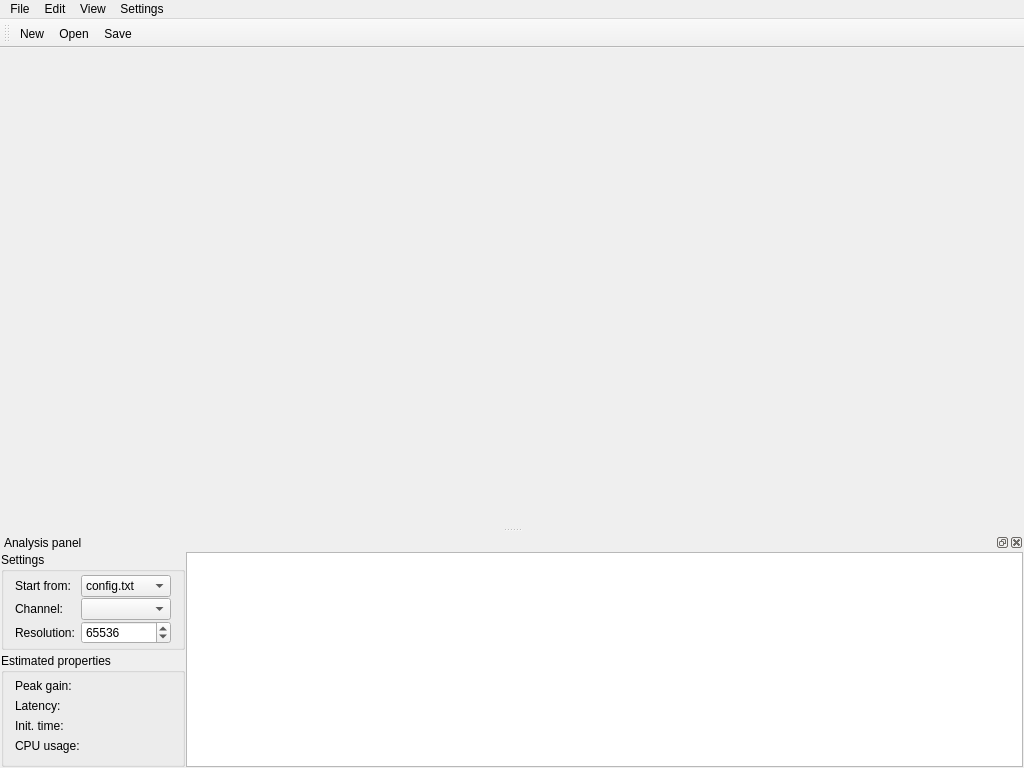
<?xml version="1.0" encoding="UTF-8"?>
<ui version="4.0">
 <class>MainWindow</class>
 <widget class="QMainWindow" name="MainWindow">
  <property name="geometry">
   <rect>
    <x>0</x>
    <y>0</y>
    <width>1024</width>
    <height>768</height>
   </rect>
  </property>
  <property name="windowTitle">
   <string notr="true"/>
  </property>
  <widget class="QWidget" name="centralWidget">
   <layout class="QGridLayout" name="gridLayout">
    <property name="leftMargin">
     <number>0</number>
    </property>
    <property name="topMargin">
     <number>0</number>
    </property>
    <property name="rightMargin">
     <number>0</number>
    </property>
    <property name="bottomMargin">
     <number>0</number>
    </property>
    <item row="0" column="0">
     <widget class="MiddleClickTabWidget" name="tabWidget">
      <property name="documentMode">
       <bool>true</bool>
      </property>
      <property name="tabsClosable">
       <bool>true</bool>
      </property>
      <property name="movable">
       <bool>true</bool>
      </property>
     </widget>
    </item>
   </layout>
  </widget>
  <widget class="QMenuBar" name="menuBar">
   <property name="geometry">
    <rect>
     <x>0</x>
     <y>0</y>
     <width>1024</width>
     <height>25</height>
    </rect>
   </property>
   <widget class="QMenu" name="menuFile">
    <property name="title">
     <string>File</string>
    </property>
    <addaction name="actionNew"/>
    <addaction name="actionOpen"/>
    <addaction name="actionSave"/>
    <addaction name="actionSaveAs"/>
    <addaction name="separator"/>
    <addaction name="separator"/>
    <addaction name="actionExit"/>
   </widget>
   <widget class="QMenu" name="menuEdit">
    <property name="title">
     <string>Edit</string>
    </property>
    <addaction name="actionCut"/>
    <addaction name="actionCopy"/>
    <addaction name="actionPaste"/>
    <addaction name="actionDelete"/>
    <addaction name="separator"/>
    <addaction name="actionSelectAll"/>
   </widget>
   <widget class="QMenu" name="menuView">
    <property name="title">
     <string>View</string>
    </property>
    <addaction name="actionToolbar"/>
    <addaction name="actionAnalysisPanel"/>
   </widget>
   <widget class="QMenu" name="menuSettings">
    <property name="title">
     <string>Settings</string>
    </property>
    <widget class="QMenu" name="menuLanguage">
     <property name="title">
      <string>Language</string>
     </property>
     <addaction name="separator"/>
    </widget>
    <addaction name="menuLanguage"/>
    <addaction name="separator"/>
    <addaction name="actionResetAllGlobalPreferences"/>
    <addaction name="actionResetAllFileSpecificPreferences"/>
   </widget>
   <addaction name="menuFile"/>
   <addaction name="menuEdit"/>
   <addaction name="menuView"/>
   <addaction name="menuSettings"/>
  </widget>
  <widget class="QToolBar" name="mainToolBar">
   <property name="windowTitle">
    <string>Toolbar</string>
   </property>
   <attribute name="toolBarArea">
    <enum>TopToolBarArea</enum>
   </attribute>
   <attribute name="toolBarBreak">
    <bool>false</bool>
   </attribute>
   <addaction name="actionNew"/>
   <addaction name="actionOpen"/>
   <addaction name="actionSave"/>
  </widget>
  <widget class="QDockWidget" name="analysisDockWidget">
   <property name="windowTitle">
    <string>Analysis panel</string>
   </property>
   <attribute name="dockWidgetArea">
    <number>8</number>
   </attribute>
   <widget class="QWidget" name="dockWidgetContents">
    <layout class="QGridLayout" name="gridLayout_2">
     <property name="leftMargin">
      <number>1</number>
     </property>
     <property name="topMargin">
      <number>0</number>
     </property>
     <property name="rightMargin">
      <number>1</number>
     </property>
     <property name="bottomMargin">
      <number>1</number>
     </property>
     <property name="horizontalSpacing">
      <number>1</number>
     </property>
     <property name="verticalSpacing">
      <number>3</number>
     </property>
     <item row="0" column="0">
      <widget class="QGroupBox" name="groupBox">
       <property name="title">
        <string>Settings</string>
       </property>
       <layout class="QGridLayout" name="gridLayout_3">
        <property name="topMargin">
         <number>3</number>
        </property>
        <property name="bottomMargin">
         <number>3</number>
        </property>
        <property name="verticalSpacing">
         <number>1</number>
        </property>
        <item row="3" column="0">
         <widget class="QLabel" name="resolutionLabel">
          <property name="text">
           <string>Resolution:</string>
          </property>
         </widget>
        </item>
        <item row="2" column="0">
         <widget class="QLabel" name="analysisChannelLabel">
          <property name="text">
           <string>Channel:</string>
          </property>
         </widget>
        </item>
        <item row="2" column="1">
         <widget class="QComboBox" name="analysisChannelComboBox"/>
        </item>
        <item row="3" column="1">
         <widget class="ExponentialSpinBox" name="resolutionSpinBox">
          <property name="correctionMode">
           <enum>QAbstractSpinBox::CorrectionMode::CorrectToNearestValue</enum>
          </property>
          <property name="keyboardTracking">
           <bool>false</bool>
          </property>
          <property name="minimum">
           <number>128</number>
          </property>
          <property name="maximum">
           <number>8388608</number>
          </property>
          <property name="value">
           <number>65536</number>
          </property>
         </widget>
        </item>
        <item row="1" column="0">
         <widget class="QLabel" name="startFromLabel">
          <property name="text">
           <string>Start from:</string>
          </property>
         </widget>
        </item>
        <item row="1" column="1">
         <widget class="QComboBox" name="startFromComboBox">
          <item>
           <property name="text">
            <string notr="true">config.txt</string>
           </property>
          </item>
          <item>
           <property name="text">
            <string>Current file</string>
           </property>
          </item>
         </widget>
        </item>
       </layout>
      </widget>
     </item>
     <item row="1" column="0">
      <widget class="QGroupBox" name="groupBox_2">
       <property name="title">
        <string>Estimated properties</string>
       </property>
       <layout class="QGridLayout" name="gridLayout_4">
        <property name="topMargin">
         <number>6</number>
        </property>
        <item row="2" column="1">
         <widget class="QLabel" name="initTimeValueLabel">
          <property name="text">
           <string notr="true"/>
          </property>
         </widget>
        </item>
        <item row="3" column="0">
         <widget class="QLabel" name="cpuUsageLabel">
          <property name="text">
           <string>CPU usage:</string>
          </property>
         </widget>
        </item>
        <item row="2" column="0">
         <widget class="QLabel" name="initTimeLabel">
          <property name="text">
           <string>Init. time:</string>
          </property>
         </widget>
        </item>
        <item row="3" column="1">
         <widget class="QLabel" name="cpuUsageValueLabel">
          <property name="palette">
           <palette>
            <active>
             <colorrole role="Midlight">
              <brush brushstyle="SolidPattern">
               <color alpha="255">
                <red>255</red>
                <green>127</green>
                <blue>0</blue>
               </color>
              </brush>
             </colorrole>
             <colorrole role="Dark">
              <brush brushstyle="SolidPattern">
               <color alpha="255">
                <red>255</red>
                <green>0</green>
                <blue>0</blue>
               </color>
              </brush>
             </colorrole>
             <colorrole role="Text">
              <brush brushstyle="SolidPattern">
               <color alpha="255">
                <red>0</red>
                <green>0</green>
                <blue>0</blue>
               </color>
              </brush>
             </colorrole>
             <colorrole role="ButtonText">
              <brush brushstyle="SolidPattern">
               <color alpha="255">
                <red>0</red>
                <green>0</green>
                <blue>0</blue>
               </color>
              </brush>
             </colorrole>
            </active>
            <inactive>
             <colorrole role="Midlight">
              <brush brushstyle="SolidPattern">
               <color alpha="255">
                <red>255</red>
                <green>127</green>
                <blue>0</blue>
               </color>
              </brush>
             </colorrole>
             <colorrole role="Dark">
              <brush brushstyle="SolidPattern">
               <color alpha="255">
                <red>255</red>
                <green>0</green>
                <blue>0</blue>
               </color>
              </brush>
             </colorrole>
             <colorrole role="Text">
              <brush brushstyle="SolidPattern">
               <color alpha="255">
                <red>0</red>
                <green>0</green>
                <blue>0</blue>
               </color>
              </brush>
             </colorrole>
             <colorrole role="ButtonText">
              <brush brushstyle="SolidPattern">
               <color alpha="255">
                <red>0</red>
                <green>0</green>
                <blue>0</blue>
               </color>
              </brush>
             </colorrole>
            </inactive>
            <disabled>
             <colorrole role="Midlight">
              <brush brushstyle="SolidPattern">
               <color alpha="255">
                <red>255</red>
                <green>127</green>
                <blue>0</blue>
               </color>
              </brush>
             </colorrole>
             <colorrole role="Dark">
              <brush brushstyle="SolidPattern">
               <color alpha="255">
                <red>255</red>
                <green>0</green>
                <blue>0</blue>
               </color>
              </brush>
             </colorrole>
             <colorrole role="Text">
              <brush brushstyle="SolidPattern">
               <color alpha="255">
                <red>255</red>
                <green>0</green>
                <blue>0</blue>
               </color>
              </brush>
             </colorrole>
             <colorrole role="ButtonText">
              <brush brushstyle="SolidPattern">
               <color alpha="255">
                <red>255</red>
                <green>0</green>
                <blue>0</blue>
               </color>
              </brush>
             </colorrole>
            </disabled>
           </palette>
          </property>
          <property name="text">
           <string notr="true"/>
          </property>
         </widget>
        </item>
        <item row="1" column="1">
         <widget class="QLabel" name="latencyValueLabel">
          <property name="text">
           <string notr="true"/>
          </property>
         </widget>
        </item>
        <item row="1" column="0">
         <widget class="QLabel" name="latencyLabel">
          <property name="text">
           <string>Latency: </string>
          </property>
         </widget>
        </item>
        <item row="0" column="0">
         <widget class="QLabel" name="peakGainlabel">
          <property name="text">
           <string>Peak gain:</string>
          </property>
         </widget>
        </item>
        <item row="0" column="1">
         <widget class="QLabel" name="peakGainValueLabel">
          <property name="palette">
           <palette>
            <active>
             <colorrole role="Dark">
              <brush brushstyle="SolidPattern">
               <color alpha="255">
                <red>255</red>
                <green>0</green>
                <blue>0</blue>
               </color>
              </brush>
             </colorrole>
             <colorrole role="Text">
              <brush brushstyle="SolidPattern">
               <color alpha="255">
                <red>0</red>
                <green>0</green>
                <blue>0</blue>
               </color>
              </brush>
             </colorrole>
             <colorrole role="ButtonText">
              <brush brushstyle="SolidPattern">
               <color alpha="255">
                <red>0</red>
                <green>0</green>
                <blue>0</blue>
               </color>
              </brush>
             </colorrole>
            </active>
            <inactive>
             <colorrole role="Dark">
              <brush brushstyle="SolidPattern">
               <color alpha="255">
                <red>255</red>
                <green>0</green>
                <blue>0</blue>
               </color>
              </brush>
             </colorrole>
             <colorrole role="Text">
              <brush brushstyle="SolidPattern">
               <color alpha="255">
                <red>0</red>
                <green>0</green>
                <blue>0</blue>
               </color>
              </brush>
             </colorrole>
             <colorrole role="ButtonText">
              <brush brushstyle="SolidPattern">
               <color alpha="255">
                <red>0</red>
                <green>0</green>
                <blue>0</blue>
               </color>
              </brush>
             </colorrole>
            </inactive>
            <disabled>
             <colorrole role="Dark">
              <brush brushstyle="SolidPattern">
               <color alpha="255">
                <red>255</red>
                <green>0</green>
                <blue>0</blue>
               </color>
              </brush>
             </colorrole>
             <colorrole role="Text">
              <brush brushstyle="SolidPattern">
               <color alpha="255">
                <red>255</red>
                <green>0</green>
                <blue>0</blue>
               </color>
              </brush>
             </colorrole>
             <colorrole role="ButtonText">
              <brush brushstyle="SolidPattern">
               <color alpha="255">
                <red>255</red>
                <green>0</green>
                <blue>0</blue>
               </color>
              </brush>
             </colorrole>
            </disabled>
           </palette>
          </property>
          <property name="text">
           <string notr="true"/>
          </property>
         </widget>
        </item>
       </layout>
      </widget>
     </item>
     <item row="0" column="1" rowspan="2">
      <widget class="AnalysisPlotView" name="graphicsView">
       <property name="mouseTracking">
        <bool>true</bool>
       </property>
       <property name="renderHints">
        <set>QPainter::RenderHint::Antialiasing|QPainter::RenderHint::TextAntialiasing</set>
       </property>
      </widget>
     </item>
    </layout>
   </widget>
  </widget>
  <action name="actionNew">
   <property name="icon">
    <iconset resource="Editor.qrc">
     <normaloff>:/icons/document-new.ico</normaloff>:/icons/document-new.ico</iconset>
   </property>
   <property name="text">
    <string>New</string>
   </property>
   <property name="shortcut">
    <string notr="true">Ctrl+N</string>
   </property>
  </action>
  <action name="actionOpen">
   <property name="icon">
    <iconset resource="Editor.qrc">
     <normaloff>:/icons/document-open.ico</normaloff>:/icons/document-open.ico</iconset>
   </property>
   <property name="text">
    <string>Open</string>
   </property>
   <property name="toolTip">
    <string>Open</string>
   </property>
   <property name="shortcut">
    <string notr="true">Ctrl+O</string>
   </property>
  </action>
  <action name="actionSave">
   <property name="icon">
    <iconset resource="Editor.qrc">
     <normaloff>:/icons/document-save.ico</normaloff>:/icons/document-save.ico</iconset>
   </property>
   <property name="text">
    <string>Save</string>
   </property>
   <property name="toolTip">
    <string>Save</string>
   </property>
   <property name="shortcut">
    <string notr="true">Ctrl+S</string>
   </property>
  </action>
  <action name="actionSaveAs">
   <property name="icon">
    <iconset resource="Editor.qrc">
     <normaloff>:/icons/document-save-as.ico</normaloff>:/icons/document-save-as.ico</iconset>
   </property>
   <property name="text">
    <string>Save as...</string>
   </property>
   <property name="toolTip">
    <string>Save as...</string>
   </property>
   <property name="shortcut">
    <string notr="true"/>
   </property>
  </action>
  <action name="actionExit">
   <property name="text">
    <string>Exit</string>
   </property>
   <property name="shortcut">
    <string notr="true">Alt+F4</string>
   </property>
  </action>
  <action name="actionCut">
   <property name="icon">
    <iconset resource="Editor.qrc">
     <normaloff>:/icons/edit-cut.ico</normaloff>:/icons/edit-cut.ico</iconset>
   </property>
   <property name="text">
    <string>Cut</string>
   </property>
   <property name="shortcut">
    <string notr="true">Ctrl+X</string>
   </property>
  </action>
  <action name="actionCopy">
   <property name="icon">
    <iconset resource="Editor.qrc">
     <normaloff>:/icons/edit-copy.ico</normaloff>:/icons/edit-copy.ico</iconset>
   </property>
   <property name="text">
    <string>Copy</string>
   </property>
   <property name="shortcut">
    <string notr="true">Ctrl+C</string>
   </property>
  </action>
  <action name="actionPaste">
   <property name="icon">
    <iconset resource="Editor.qrc">
     <normaloff>:/icons/edit-paste.ico</normaloff>:/icons/edit-paste.ico</iconset>
   </property>
   <property name="text">
    <string>Paste</string>
   </property>
   <property name="shortcut">
    <string notr="true">Ctrl+V</string>
   </property>
  </action>
  <action name="actionDelete">
   <property name="icon">
    <iconset resource="Editor.qrc">
     <normaloff>:/icons/edit-delete.ico</normaloff>:/icons/edit-delete.ico</iconset>
   </property>
   <property name="text">
    <string>Delete</string>
   </property>
   <property name="shortcut">
    <string notr="true"/>
   </property>
  </action>
  <action name="actionToolbar">
   <property name="checkable">
    <bool>true</bool>
   </property>
   <property name="text">
    <string>Toolbar</string>
   </property>
  </action>
  <action name="actionAnalysisPanel">
   <property name="checkable">
    <bool>true</bool>
   </property>
   <property name="text">
    <string>Analysis panel</string>
   </property>
  </action>
  <action name="actionResetAllGlobalPreferences">
   <property name="text">
    <string>Reset all global preferences</string>
   </property>
  </action>
  <action name="actionResetAllFileSpecificPreferences">
   <property name="text">
    <string>Reset all file-specific preferences</string>
   </property>
  </action>
  <action name="actionSelectAll">
   <property name="icon">
    <iconset resource="Editor.qrc">
     <normaloff>:/icons/edit-select-all.ico</normaloff>:/icons/edit-select-all.ico</iconset>
   </property>
   <property name="text">
    <string>Select all</string>
   </property>
   <property name="shortcut">
    <string notr="true">Ctrl+A</string>
   </property>
  </action>
 </widget>
 <layoutdefault spacing="6" margin="11"/>
 <customwidgets>
  <customwidget>
   <class>AnalysisPlotView</class>
   <extends>QGraphicsView</extends>
   <header>Editor/AnalysisPlotView.h</header>
  </customwidget>
  <customwidget>
   <class>ExponentialSpinBox</class>
   <extends>QSpinBox</extends>
   <header>Editor/widgets/ExponentialSpinBox.h</header>
  </customwidget>
  <customwidget>
   <class>MiddleClickTabWidget</class>
   <extends>QTabWidget</extends>
   <header>Editor/widgets/MiddleClickTabWidget.h</header>
   <container>1</container>
  </customwidget>
 </customwidgets>
 <resources>
  <include location="Editor.qrc"/>
 </resources>
 <connections>
  <connection>
   <sender>actionExit</sender>
   <signal>triggered()</signal>
   <receiver>MainWindow</receiver>
   <slot>close()</slot>
   <hints>
    <hint type="sourcelabel">
     <x>-1</x>
     <y>-1</y>
    </hint>
    <hint type="destinationlabel">
     <x>511</x>
     <y>383</y>
    </hint>
   </hints>
  </connection>
 </connections>
</ui>
